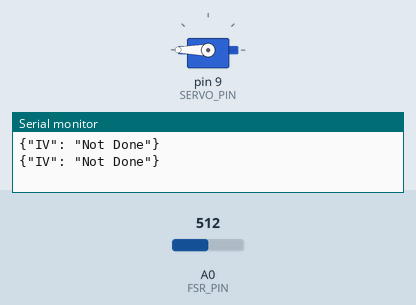
This sketch was run on a simulated Arduino Uno, built with avr-gcc and run on an emulated ATmega328P. On the bench: servo, the last lines printed to the serial monitor. The test bench sets the inputs (shaded band); at power-on: A0 (FSR_PIN) = 512.

Above: at 1.8 s.
1.9 s: A0 (FSR_PIN) set to 110
3.4 s: A0 (FSR_PIN) set to 91
At 4.7 s:
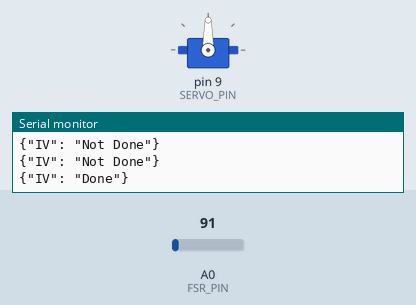
5.5 s: A0 (FSR_PIN) set to 122
At 6.3 s:
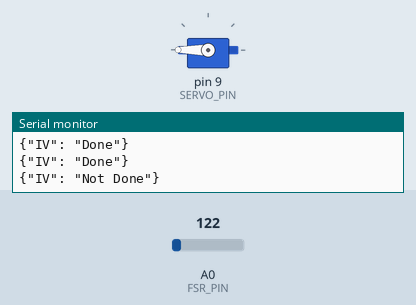
7.5 s: A0 (FSR_PIN) set to 90
At 9.0 s:
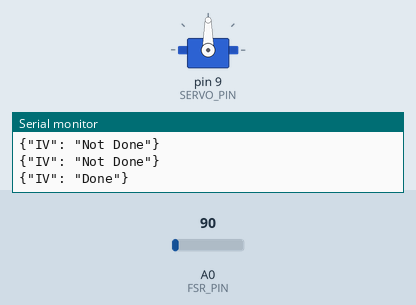
Timing chart, 0 to 10.5 s (numbered marks = the images above; inputs shaded):
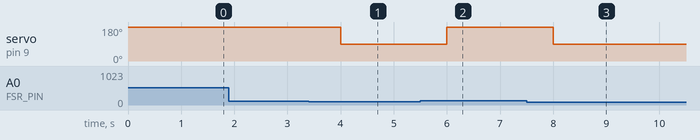

The sketch:

fsr_servo.ino
```cpp
#include <Servo.h>

#define FSR_PIN A0     // Define the pin to which the FSR is connected
#define SERVO_PIN 9    // Define the pin to which the servo is connected

Servo servoMotor;     // Create a servo object

void setup() {
  Serial.begin(9600); // Initialize serial communication
  servoMotor.attach(SERVO_PIN); // Attach the servo to its pin
}

void loop() {
  // Read the analog value from the FSR
  int fsrValue = analogRead(FSR_PIN);

  // You may need to adjust this threshold value based on your FSR and circuit
  int threshold = 100; // Example threshold value

  // Check if pressure is detected
  if (fsrValue > threshold) {
    // Move the servo to 180 degrees
    servoMotor.write(180);
    String data = "{\"IV\": \"Not Done\"}"; // Create JSON string for IV not done
    Serial.println(data); // Print the JSON string
  } else {
    // Move the servo to 90 degrees
    servoMotor.write(90);
    String data = "{\"IV\": \"Done\"}"; // Create JSON string for IV done
    Serial.println(data); // Print the JSON string
  }

  delay(1000); // Delay to slow down the output for better readability
}
```

Measured:
- the behaviour switches between 101 and 100 on A0 (FSR_PIN) (found by bisection; images 0 and 1)
- after the input at 3.4 s, servo on pin 9 (SERVO_PIN): 180° → 90° after 0.60 s
- after the input at 5.5 s, servo on pin 9 (SERVO_PIN): 90° → 180° after 0.50 s
- after the input at 7.5 s, servo on pin 9 (SERVO_PIN): 180° → 90° after 0.50 s
